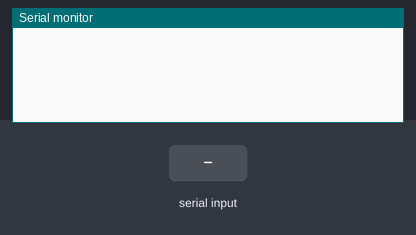
Recording of a sketch running on a simulated Arduino Uno, built with avr-gcc and run on an emulated ATmega328P. On the bench: the last lines printed to the serial monitor. The inputs (shaded band) are chosen by the test bench.

Above: at 1.2 s.
1.3 s: "90,45\n" received over Serial
At 1.7 s:
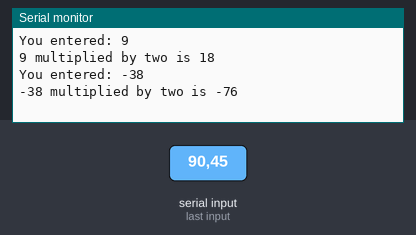
2.8 s: "30,150\n" received over Serial
At 4.0 s:
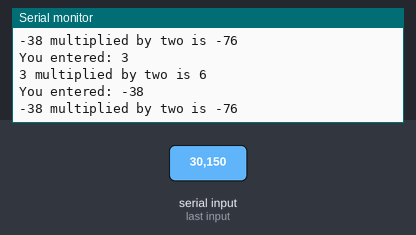
Timing chart, 0 to 5.8 s (numbered marks = the images above; inputs shaded):
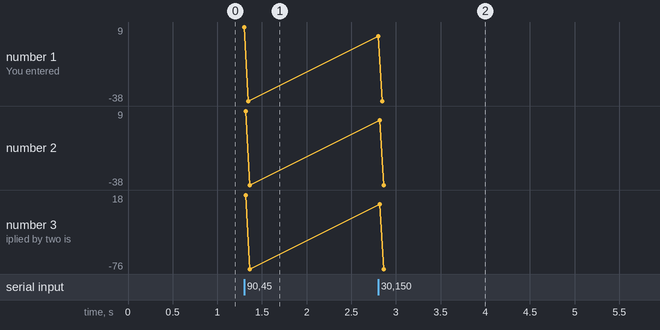

Measured:
- after the input at 1.3 s, the serial monitor: prints a new line at once (image 1)
- after the input at 2.8 s, the serial monitor: prints a new line at once (image 2)

The sketch:

multiplying_number_by_two.ino
```cpp
// Project 13 - Multiplying a Number by Two
int number;
void setup()
{
  Serial.begin(9600);
}
void loop()
{
  number = 0; // zero the incoming number ready for a new read
  Serial.flush(); // clear any "junk" out of the serial buffer before waiting
  while (Serial.available() == 0)
  {
    // do nothing until something enters the serial buffer
  }
  while (Serial.available() > 0)
  {
    number = Serial.read() - '0';
    // read the number in the serial buffer,
    // remove the ASCII text offset for zero: '0'
  }
  // Show me the number!
  Serial.print("You entered: ");
  Serial.println(number);
  Serial.print(number);
  Serial.print(" multiplied by two is ");
  number = number * 2;
  Serial.println(number);
}
```
